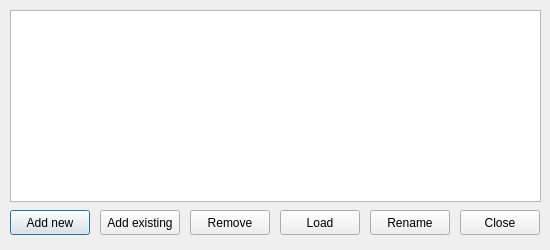
<?xml version="1.0" encoding="UTF-8"?>
<ui version="4.0">
 <class>DatabaseList</class>
 <widget class="QDialog" name="DatabaseList">
  <property name="geometry">
   <rect>
    <x>0</x>
    <y>0</y>
    <width>550</width>
    <height>250</height>
   </rect>
  </property>
  <property name="minimumSize">
   <size>
    <width>550</width>
    <height>250</height>
   </size>
  </property>
  <property name="maximumSize">
   <size>
    <width>550</width>
    <height>250</height>
   </size>
  </property>
  <property name="windowTitle">
   <string>Edit list of known databases</string>
  </property>
  <property name="windowIcon">
   <iconset resource="../resources.qrc">
    <normaloff>:/images/patternIcon.svg</normaloff>:/images/patternIcon.svg</iconset>
  </property>
  <widget class="QListWidget" name="lstDatabases">
   <property name="geometry">
    <rect>
     <x>10</x>
     <y>10</y>
     <width>531</width>
     <height>192</height>
    </rect>
   </property>
  </widget>
  <widget class="QPushButton" name="btnAddNew">
   <property name="geometry">
    <rect>
     <x>10</x>
     <y>210</y>
     <width>80</width>
     <height>25</height>
    </rect>
   </property>
   <property name="text">
    <string>Add new</string>
   </property>
  </widget>
  <widget class="QPushButton" name="btnRemove">
   <property name="geometry">
    <rect>
     <x>190</x>
     <y>210</y>
     <width>80</width>
     <height>25</height>
    </rect>
   </property>
   <property name="text">
    <string>Remove</string>
   </property>
  </widget>
  <widget class="QPushButton" name="btnClose">
   <property name="geometry">
    <rect>
     <x>460</x>
     <y>210</y>
     <width>80</width>
     <height>25</height>
    </rect>
   </property>
   <property name="text">
    <string>Close</string>
   </property>
  </widget>
  <widget class="QPushButton" name="btnLoad">
   <property name="geometry">
    <rect>
     <x>280</x>
     <y>210</y>
     <width>80</width>
     <height>25</height>
    </rect>
   </property>
   <property name="text">
    <string>Load</string>
   </property>
  </widget>
  <widget class="QPushButton" name="btnAddExisting">
   <property name="geometry">
    <rect>
     <x>100</x>
     <y>210</y>
     <width>80</width>
     <height>25</height>
    </rect>
   </property>
   <property name="text">
    <string>Add existing</string>
   </property>
  </widget>
  <widget class="QPushButton" name="btnRename">
   <property name="geometry">
    <rect>
     <x>370</x>
     <y>210</y>
     <width>80</width>
     <height>25</height>
    </rect>
   </property>
   <property name="text">
    <string>Rename</string>
   </property>
  </widget>
 </widget>
 <resources>
  <include location="../resources.qrc"/>
 </resources>
 <connections/>
</ui>
